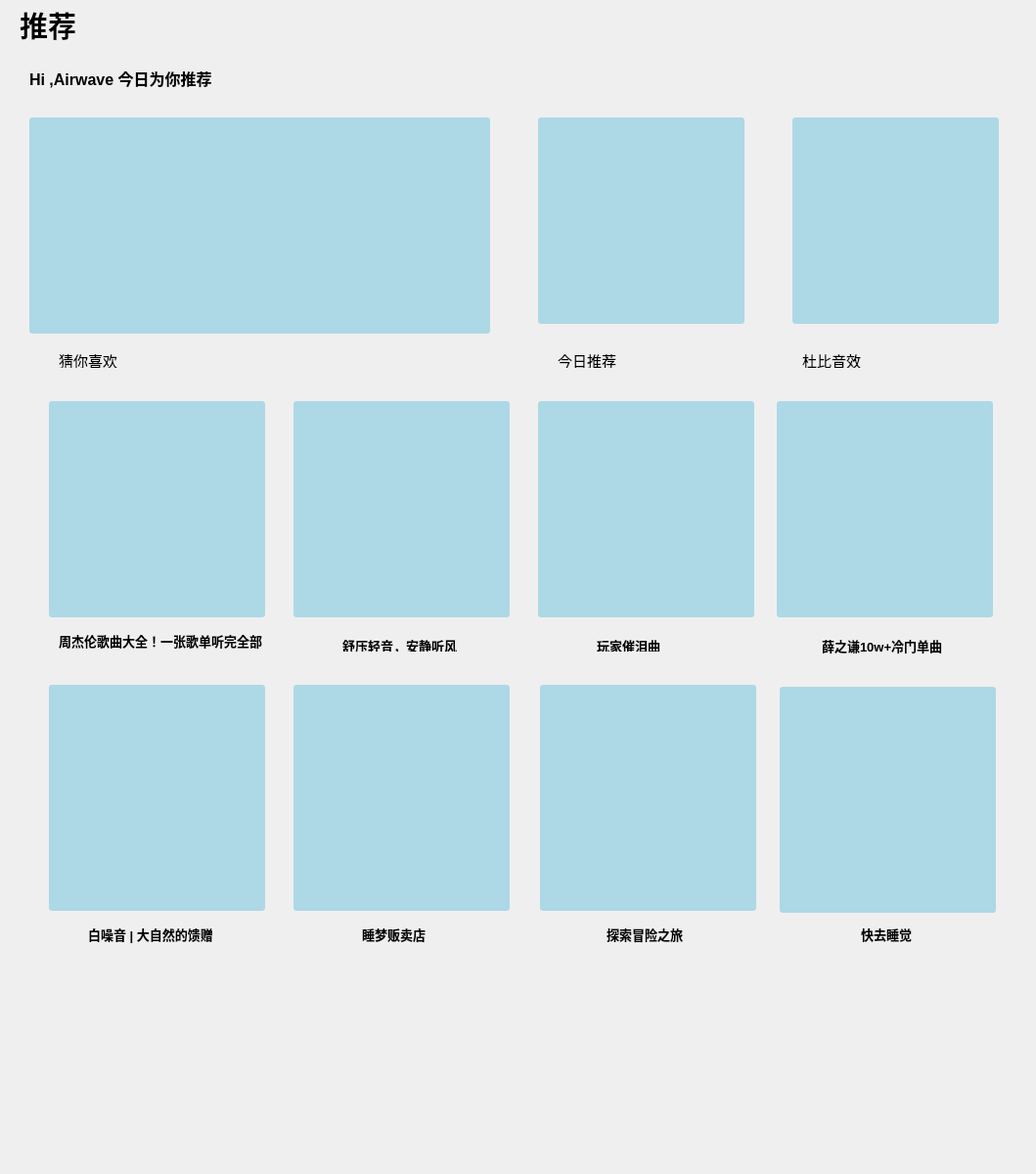
                  <widget class="QWidget" name="scrollAreaWidgetContents">
                   <property name="geometry">
                    <rect>
                     <x>0</x>
                     <y>0</y>
                     <width>1059</width>
                     <height>1200</height>
                    </rect>
                   </property>
                   <property name="minimumSize">
                    <size>
                     <width>0</width>
                     <height>1200</height>
                    </size>
                   </property>
                   <property name="maximumSize">
                    <size>
                     <width>16777215</width>
                     <height>1200</height>
                    </size>
                   </property>
                   <property name="styleSheet">
                    <string notr="true"/>
                   </property>
                   <widget class="QLabel" name="label_12">
                    <property name="geometry">
                     <rect>
                      <x>50</x>
                      <y>410</y>
                      <width>221</width>
                      <height>221</height>
                     </rect>
                    </property>
                    <property name="styleSheet">
                     <string notr="true">QLabel {
    background-color: lightblue;
    border-radius: 3px;
    padding: 3px;
	
	background-image: url(:/resource/image2/6.png);

    background-size: contain; /* 或者使用 contain，根据需求选择 */
    background-repeat: no-repeat;
}
QLabel:hover {
	background-image: none; /* 设置为 none，表示隐藏背景图像 */
	background-image: url(:/resource/image2/6-1.png);
}</string>
                    </property>
                    <property name="text">
                     <string/>
                    </property>
                    <property name="scaledContents">
                     <bool>true</bool>
                    </property>
                   </widget>
                   <widget class="QLabel" name="label_10">
                    <property name="geometry">
                     <rect>
                      <x>30</x>
                      <y>120</y>
                      <width>471</width>
                      <height>221</height>
                     </rect>
                    </property>
                    <property name="styleSheet">
                     <string notr="true">QLabel {
    background-color: lightblue;
    border-radius: 3px;
    padding: 3px;
	
	background-image: url(:/resource/image2/3.png);

    background-size: contain; /* 或者使用 contain，根据需求选择 */
    background-repeat: no-repeat;
}
QLabel:hover {
	background-image: none; /* 设置为 none，表示隐藏背景图像 */
	background-image: url(:/resource/image2/3-1.png);
}</string>
                    </property>
                    <property name="text">
                     <string/>
                    </property>
                    <property name="scaledContents">
                     <bool>true</bool>
                    </property>
                   </widget>
                   <widget class="QLabel" name="label_11">
                    <property name="geometry">
                     <rect>
                      <x>550</x>
                      <y>120</y>
                      <width>211</width>
                      <height>211</height>
                     </rect>
                    </property>
                    <property name="styleSheet">
                     <string notr="true">QLabel {
    background-color: lightblue;
    border-radius: 3px;
    padding: 3px;
	
	background-image: url(:/resource/image2/5.png);

    background-size: contain; /* 或者使用 contain，根据需求选择 */
    background-repeat: no-repeat;
}
QLabel:hover {
	background-image: none; /* 设置为 none，表示隐藏背景图像 */
	background-image: url(:/resource/image2/5-1.png);
}</string>
                    </property>
                    <property name="text">
                     <string/>
                    </property>
                    <property name="scaledContents">
                     <bool>true</bool>
                    </property>
                   </widget>
                   <widget class="QLabel" name="label_13">
                    <property name="geometry">
                     <rect>
                      <x>810</x>
                      <y>120</y>
                      <width>211</width>
                      <height>211</height>
                     </rect>
                    </property>
                    <property name="styleSheet">
                     <string notr="true">QLabel {
    background-color: lightblue;
    border-radius: 3px;
    padding: 3px;
	
	background-image: url(:/resource/image2/8.png);

    background-size: contain; /* 或者使用 contain，根据需求选择 */
    background-repeat: no-repeat;
}
QLabel:hover {
	background-image: none; /* 设置为 none，表示隐藏背景图像 */
	background-image: url(:/resource/image2/8-1.png);
}</string>
                    </property>
                    <property name="text">
                     <string/>
                    </property>
                    <property name="scaledContents">
                     <bool>true</bool>
                    </property>
                   </widget>
                   <widget class="QLabel" name="label_7">
                    <property name="geometry">
                     <rect>
                      <x>20</x>
                      <y>0</y>
                      <width>121</width>
                      <height>51</height>
                     </rect>
                    </property>
                    <property name="font">
                     <font>
                      <family>微软雅黑</family>
                      <pointsize>22</pointsize>
                      <bold>true</bold>
                     </font>
                    </property>
                    <property name="text">
                     <string>推荐</string>
                    </property>
                   </widget>
                   <widget class="QLabel" name="label_9">
                    <property name="geometry">
                     <rect>
                      <x>30</x>
                      <y>60</y>
                      <width>341</width>
                      <height>41</height>
                     </rect>
                    </property>
                    <property name="font">
                     <font>
                      <pointsize>12</pointsize>
                      <bold>true</bold>
                     </font>
                    </property>
                    <property name="text">
                     <string>Hi ,Airwave  今日为你推荐</string>
                    </property>
                    <property name="textFormat">
                     <enum>Qt::RichText</enum>
                    </property>
                   </widget>
                   <widget class="QLabel" name="label_14">
                    <property name="geometry">
                     <rect>
                      <x>300</x>
                      <y>410</y>
                      <width>221</width>
                      <height>221</height>
                     </rect>
                    </property>
                    <property name="styleSheet">
                     <string notr="true">QLabel {
    background-color: lightblue;
    border-radius: 3px;
    padding: 3px;
	
	background-image: url(:/resource/image2/9.png);

    background-size: contain; /* 或者使用 contain，根据需求选择 */
    background-repeat: no-repeat;
}
QLabel:hover {
	background-image: none; /* 设置为 none，表示隐藏背景图像 */
	background-image: url(:/resource/image2/9-1.png);
}</string>
                    </property>
                    <property name="text">
                     <string/>
                    </property>
                    <property name="scaledContents">
                     <bool>true</bool>
                    </property>
                   </widget>
                   <widget class="QLabel" name="label_15">
                    <property name="geometry">
                     <rect>
                      <x>550</x>
                      <y>410</y>
                      <width>221</width>
                      <height>221</height>
                     </rect>
                    </property>
                    <property name="styleSheet">
                     <string notr="true">QLabel {
    background-color: lightblue;
    border-radius: 3px;
    padding: 3px;
	
	background-image: url(:/resource/image2/12.png);

    background-size: contain; /* 或者使用 contain，根据需求选择 */
    background-repeat: no-repeat;
}
QLabel:hover {
	background-image: none; /* 设置为 none，表示隐藏背景图像 */
	background-image: url(:/resource/image2/12-1.png);
}</string>
                    </property>
                    <property name="text">
                     <string/>
                    </property>
                    <property name="scaledContents">
                     <bool>true</bool>
                    </property>
                   </widget>
                   <widget class="QLabel" name="label_16">
                    <property name="geometry">
                     <rect>
                      <x>794</x>
                      <y>410</y>
                      <width>221</width>
                      <height>221</height>
                     </rect>
                    </property>
                    <property name="styleSheet">
                     <string notr="true">QLabel {
    background-color: lightblue;
    border-radius: 3px;
    padding: 3px;
	
	background-image: url(:/resource/image2/13.png);
    background-size: contain; /* 或者使用 contain，根据需求选择 */
    background-repeat: no-repeat;
}
QLabel:hover {
	background-image: none; /* 设置为 none，表示隐藏背景图像 */
	background-image: url(:/resource/image2/13-1.png);
}</string>
                    </property>
                    <property name="text">
                     <string/>
                    </property>
                    <property name="scaledContents">
                     <bool>true</bool>
                    </property>
                   </widget>
                   <widget class="QLabel" name="label_17">
                    <property name="geometry">
                     <rect>
                      <x>50</x>
                      <y>700</y>
                      <width>221</width>
                      <height>231</height>
                     </rect>
                    </property>
                    <property name="styleSheet">
                     <string notr="true">QLabel {
    background-color: lightblue;
    border-radius: 3px;
    padding: 3px;
	

	background-image: url(:/resource/image2/11.png);
    background-size: contain; /* 或者使用 contain，根据需求选择 */
    background-repeat: no-repeat;
}
QLabel:hover {
	background-image: none; /* 设置为 none，表示隐藏背景图像 */
	background-image: url(:/resource/image2/11-1.png);
}</string>
                    </property>
                    <property name="text">
                     <string/>
                    </property>
                    <property name="scaledContents">
                     <bool>true</bool>
                    </property>
                   </widget>
                   <widget class="QLabel" name="label_18">
                    <property name="geometry">
                     <rect>
                      <x>300</x>
                      <y>700</y>
                      <width>221</width>
                      <height>231</height>
                     </rect>
                    </property>
                    <property name="styleSheet">
                     <string notr="true">QLabel {
	background-image: url(:/resource/image2/14.png);
    background-color: lightblue;
    border-radius: 3px;
    padding: 3px;
	

    background-size: contain; /* 或者使用 contain，根据需求选择 */
    background-repeat: no-repeat;
}
QLabel:hover {
	background-image: none; /* 设置为 none，表示隐藏背景图像 */
	background-image: url(:/resource/image2/14-1.png);
}</string>
                    </property>
                    <property name="text">
                     <string/>
                    </property>
                    <property name="scaledContents">
                     <bool>true</bool>
                    </property>
                   </widget>
                   <widget class="QLabel" name="label_19">
                    <property name="geometry">
                     <rect>
                      <x>552</x>
                      <y>700</y>
                      <width>221</width>
                      <height>231</height>
                     </rect>
                    </property>
                    <property name="styleSheet">
                     <string notr="true">QLabel {
    background-color: lightblue;
    border-radius: 3px;
    padding: 3px;
	background-image: url(:/resource/image2/10.png);

    background-size: contain; /* 或者使用 contain，根据需求选择 */
    background-repeat: no-repeat;
}
QLabel:hover {
	background-image: none; /* 设置为 none，表示隐藏背景图像 */
	background-image: url(:/resource/image2/10-1.png);
}</string>
                    </property>
                    <property name="text">
                     <string/>
                    </property>
                    <property name="scaledContents">
                     <bool>true</bool>
                    </property>
                   </widget>
                   <widget class="QLabel" name="label_20">
                    <property name="geometry">
                     <rect>
                      <x>797</x>
                      <y>702</y>
                      <width>221</width>
                      <height>231</height>
                     </rect>
                    </property>
                    <property name="styleSheet">
                     <string notr="true">QLabel {
    background-color: lightblue;
    border-radius: 3px;
    padding: 3px;
	
	background-image: url(:/resource/image2/15.png);

    background-size: contain; /* 或者使用 contain，根据需求选择 */
    background-repeat: no-repeat;
}
QLabel:hover {
	background-image: none; /* 设置为 none，表示隐藏背景图像 */
	background-image: url(:/resource/image2/15-1.png);
}</string>
                    </property>
                    <property name="text">
                     <string/>
                    </property>
                    <property name="scaledContents">
                     <bool>true</bool>
                    </property>
                   </widget>
                   <widget class="QLabel" name="label_21">
                    <property name="geometry">
                     <rect>
                      <x>60</x>
                      <y>360</y>
                      <width>71</width>
                      <height>16</height>
                     </rect>
                    </property>
                    <property name="font">
                     <font>
                      <pointsize>11</pointsize>
                     </font>
                    </property>
                    <property name="text">
                     <string>猜你喜欢</string>
                    </property>
                   </widget>
                   <widget class="QLabel" name="label_22">
                    <property name="geometry">
                     <rect>
                      <x>570</x>
                      <y>360</y>
                      <width>71</width>
                      <height>16</height>
                     </rect>
                    </property>
                    <property name="font">
                     <font>
                      <pointsize>11</pointsize>
                     </font>
                    </property>
                    <property name="text">
                     <string>今日推荐</string>
                    </property>
                   </widget>
                   <widget class="QLabel" name="label_23">
                    <property name="geometry">
                     <rect>
                      <x>820</x>
                      <y>360</y>
                      <width>71</width>
                      <height>16</height>
                     </rect>
                    </property>
                    <property name="font">
                     <font>
                      <pointsize>11</pointsize>
                     </font>
                    </property>
                    <property name="text">
                     <string>杜比音效</string>
                    </property>
                   </widget>
                   <widget class="QLabel" name="label_24">
                    <property name="geometry">
                     <rect>
                      <x>60</x>
                      <y>640</y>
                      <width>211</width>
                      <height>31</height>
                     </rect>
                    </property>
                    <property name="font">
                     <font>
                      <pointsize>10</pointsize>
                      <bold>true</bold>
                     </font>
                    </property>
                    <property name="text">
                     <string>周杰伦歌曲大全！一张歌单听完全部</string>
                    </property>
                    <property name="textFormat">
                     <enum>Qt::RichText</enum>
                    </property>
                   </widget>
                   <widget class="QLabel" name="label_25">
                    <property name="geometry">
                     <rect>
                      <x>350</x>
                      <y>650</y>
                      <width>131</width>
                      <height>16</height>
                     </rect>
                    </property>
                    <property name="font">
                     <font>
                      <pointsize>10</pointsize>
                      <bold>true</bold>
                     </font>
                    </property>
                    <property name="text">
                     <string>舒压轻音，安静听风</string>
                    </property>
                    <property name="textFormat">
                     <enum>Qt::RichText</enum>
                    </property>
                   </widget>
                   <widget class="QLabel" name="label_26">
                    <property name="geometry">
                     <rect>
                      <x>610</x>
                      <y>650</y>
                      <width>91</width>
                      <height>16</height>
                     </rect>
                    </property>
                    <property name="font">
                     <font>
                      <pointsize>10</pointsize>
                      <bold>true</bold>
                     </font>
                    </property>
                    <property name="text">
                     <string>玩家催泪曲</string>
                    </property>
                    <property name="textFormat">
                     <enum>Qt::RichText</enum>
                    </property>
                   </widget>
                   <widget class="QLabel" name="label_27">
                    <property name="geometry">
                     <rect>
                      <x>840</x>
                      <y>650</y>
                      <width>141</width>
                      <height>21</height>
                     </rect>
                    </property>
                    <property name="font">
                     <font>
                      <pointsize>10</pointsize>
                      <bold>true</bold>
                     </font>
                    </property>
                    <property name="text">
                     <string>薛之谦10w+冷门单曲</string>
                    </property>
                    <property name="textFormat">
                     <enum>Qt::RichText</enum>
                    </property>
                   </widget>
                   <widget class="QLabel" name="label_28">
                    <property name="geometry">
                     <rect>
                      <x>90</x>
                      <y>940</y>
                      <width>211</width>
                      <height>31</height>
                     </rect>
                    </property>
                    <property name="font">
                     <font>
                      <pointsize>10</pointsize>
                      <bold>true</bold>
                     </font>
                    </property>
                    <property name="text">
                     <string>白噪音 | 大自然的馈赠</string>
                    </property>
                    <property name="textFormat">
                     <enum>Qt::RichText</enum>
                    </property>
                   </widget>
                   <widget class="QLabel" name="label_29">
                    <property name="geometry">
                     <rect>
                      <x>370</x>
                      <y>940</y>
                      <width>211</width>
                      <height>31</height>
                     </rect>
                    </property>
                    <property name="font">
                     <font>
                      <pointsize>10</pointsize>
                      <bold>true</bold>
                     </font>
                    </property>
                    <property name="text">
                     <string>睡梦贩卖店</string>
                    </property>
                    <property name="textFormat">
                     <enum>Qt::RichText</enum>
                    </property>
                   </widget>
                   <widget class="QLabel" name="label_30">
                    <property name="geometry">
                     <rect>
                      <x>620</x>
                      <y>940</y>
                      <width>211</width>
                      <height>31</height>
                     </rect>
                    </property>
                    <property name="font">
                     <font>
                      <pointsize>10</pointsize>
                      <bold>true</bold>
                     </font>
                    </property>
                    <property name="text">
                     <string>探索冒险之旅</string>
                    </property>
                    <property name="textFormat">
                     <enum>Qt::RichText</enum>
                    </property>
                   </widget>
                   <widget class="QLabel" name="label_31">
                    <property name="geometry">
                     <rect>
                      <x>880</x>
                      <y>940</y>
                      <width>211</width>
                      <height>31</height>
                     </rect>
                    </property>
                    <property name="font">
                     <font>
                      <pointsize>10</pointsize>
                      <bold>true</bold>
                     </font>
                    </property>
                    <property name="text">
                     <string>快去睡觉</string>
                    </property>
                    <property name="textFormat">
                     <enum>Qt::RichText</enum>
                    </property>
                   </widget>
                  </widget>
